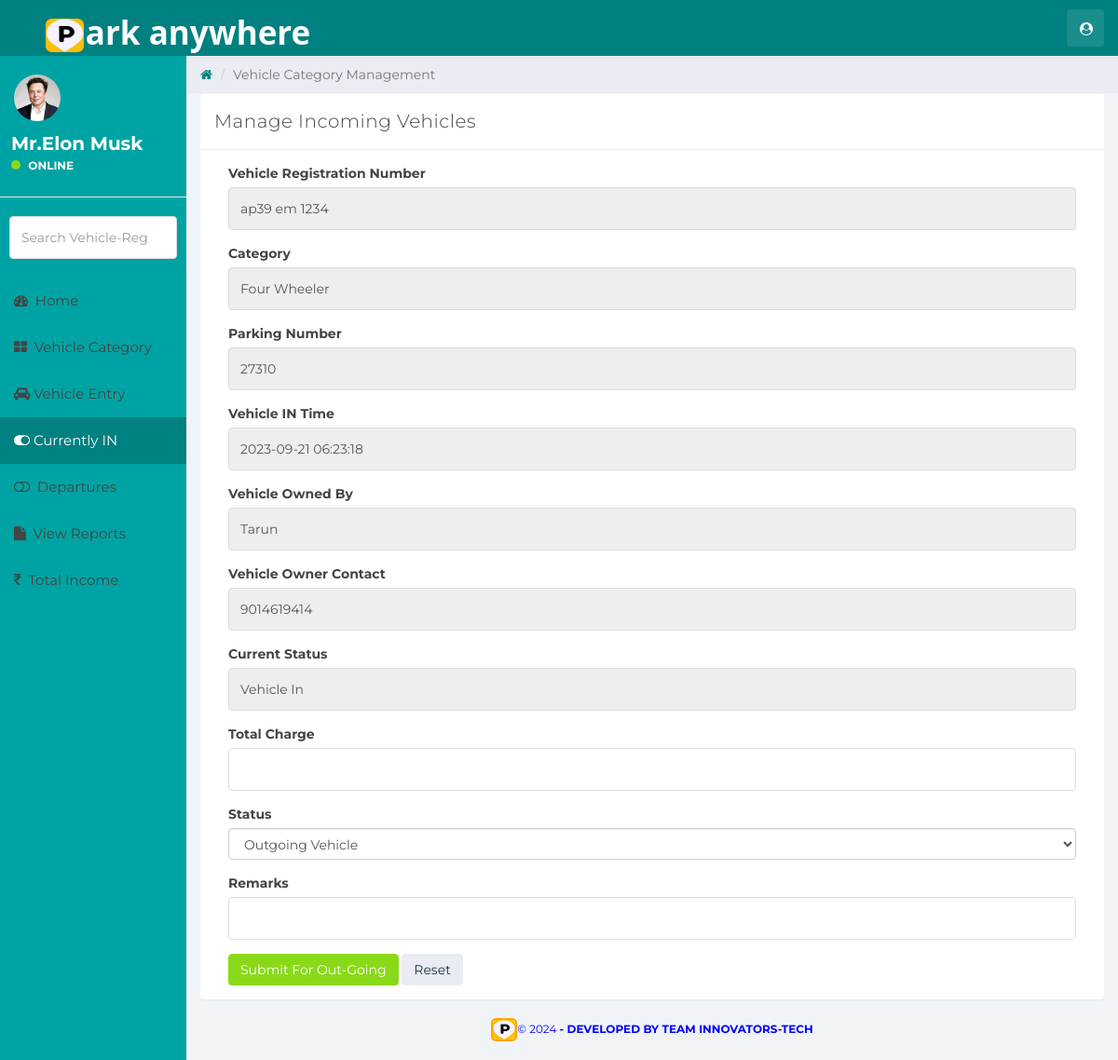
The app's page /update-incomingdetail.php?updateid=28 (signed in) with its own data.
### tables this page shows
CREATE TABLE `vehicle_info` (
  `ID` int(10) NOT NULL,
  `ParkingNumber` varchar(120) DEFAULT NULL,
  `VehicleCategory` varchar(120) NOT NULL,
  `RegistrationNumber` varchar(120) DEFAULT NULL,
  `OwnerName` varchar(120) DEFAULT NULL,
  `OwnerContactNumber` bigint(10) DEFAULT NULL,
  `InTime` timestamp NULL DEFAULT current_timestamp(),
  `OutTime` timestamp NULL DEFAULT NULL ON UPDATE current_timestamp(),
  `ParkingCharge` varchar(120) NOT NULL,
  `Remark` mediumtext NOT NULL,
  `Status` varchar(5) NOT NULL
);

### update-incomingdetail.php (the view, shortened to what this page needs)
<?php
    include('includes/dbconn.php');
    if (strlen($_SESSION['vpmsaid']==0)) {
    header('location:logout.php');
    } else {
?>
<!DOCTYPE html>
<html>
<head>
	<link href="css/bootstrap.min.css" rel="stylesheet">
	<link href="css/font-awesome.min.css" rel="stylesheet">
    <link href="css/datatable.css" rel="stylesheet">
	<link href="css/datepicker3.css" rel="stylesheet">
	<link href="css/styles.css" rel="stylesheet">
</head>
<body>
        <?php include 'includes/navigation.php' ?>
		<?php
		include 'includes/sidebar.php'
		?>
	<div class="col-sm-9 col-sm-offset-3 col-lg-10 col-lg-offset-2 main">
		<div class="row">
			<ol class="breadcrumb">
				<li><a href="dashboard.php">
					<em class="fa fa-home"></em>
				</a></li>
				<li class="active">Vehicle Category Management</li>
			</ol>
		</div>
		<div class="row">
			<div class="col-lg-12">
			</div>
		</div>
		<div class="row">
				<div class="col-lg-12">
					<div class="panel panel-default">
						<div class="panel-heading">Manage Incoming Vehicles</div>
						<div class="panel-body">
                        <div class="col-md-12">
							<form method="POST">
                            <?php
                            $cid=$_GET['updateid'];
                            $ret=mysqli_query($con,"SELECT * from vehicle_info where ID='$cid'");
                            while ($row=mysqli_fetch_array($ret)) {
                            ?>
								<div class="form-group">
									<label>Vehicle Registration Number</label>
									<input type="text" class="form-control" value="<?php  echo $row['RegistrationNumber'];?>" id="catename" name="catename" readonly>
								</div>
                                <div class="form-group">
									<label>Category</label>
									<input type="text" class="form-control" value="<?php  echo $row['VehicleCategory'];?>" id="sdesc" name="sdesc" readonly>
								</div>
                                <div class="form-group">
									<label>Parking Number</label>
									<input type="text" class="form-control" value="<?php  echo $row['ParkingNumber'];?>" id="sdesc" name="sdesc" readonly>
								</div>
                                <div class="form-group">
									<label>Vehicle IN Time</label>
									<input type="text" class="form-control" value="<?php  echo $row['InTime'];?>" id="sdesc" name="sdesc" readonly>
								</div>
                                <div class="form-group">
									<label>Vehicle Owned By</label>
									<input type="text" class="form-control" value="<?php  echo $row['OwnerName'];?>" id="sdesc" name="sdesc" readonly>
								</div>
                                <div class="form-group">
									<label>Vehicle Owner Contact</label>
									<input type="text" class="form-control" value="<?php  echo $row['OwnerContactNumber'];?>" id="sdesc" name="sdesc" readonly>
								</div>
                                <div class="form-group">
									<label>Current Status</label>
									<input type="text" class="form-control" value="<?php if($row['Status']==""){ echo "Vehicle In"; } if($row['Status']=="Out"){echo "Vehicle out";} ;?>" id="sdesc" name="sdesc" readonly>
								</div>
                                <div class="form-group">
									<label>Total Charge</label>
									<input type="number" class="form-control" placeholder="" id="parkingcharge" name="parkingcharge" required>
								</div>
                                <div class="form-group">
									<label>Status</label>
									<select name="status" class="form-control" required="true" >
                                        <option value="Out">Outgoing Vehicle</option>
                                    </select>
								</div>
                                <div class="form-group">
									<label>Remarks</label>
									<input type="text" class="form-control" placeholder="" id="remark" name="remark" required>
								</div>
                        <?php } ?>
									<button type="submit" class="btn btn-success" name="submit-in">Submit For Out-Going</button>
									<button type="reset" class="btn btn-default">Reset</button>
								</div>
						</div>
					</div>
				</div>
</div>
	 <?php include 'includes/footer.php'?>
	</div>
</body>
</html>
<?php }  ?>

### css/styles.css (style rules this page uses)
body { background: #f1f4f7; padding-top: 60px; font-size: 14px; color: #444444; font-family: "Montserrat", "Helvetica Neue", Helvetica, Arial, sans-serif; }
a, a:hover, a:focus { color: #008080; }
input.form-control { border: 1px solid #ddd; box-shadow: none; height: 46px; }
.btn-default, .btn-default:hover, .btn-default:focus, .btn-default:active, .btn-default.active, .open > .dropdown-toggle.btn-default, .btn-default.disabled, .btn-default[disabled], fieldset[disabled] .btn-default, .btn-default.disabled:hover, .btn-default[disabled]:hover, fieldset[disabled] .btn-default:hover, .btn-default.disabled:focus, .btn-default[disabled]:focus, fieldset[disabled] .btn-default:focus, .btn-default.disabled:active, .btn-default[disabled]:active, fieldset[disabled] .btn-default:active, .btn-default.disabled.active, .btn-default[disabled].active, fieldset[disabled] .btn-default.active { background-color: #e9ecf2; border-color: #e9ecf2; color: #1b3548; }
.btn-success, .btn-success:hover, .btn-success:focus, .btn-success:active, .btn-success.active, .open > .dropdown-toggle.btn-success, .btn-success.disabled, .btn-success[disabled], fieldset[disabled] .btn-success, .btn-success.disabled:hover, .btn-success[disabled]:hover, fieldset[disabled] .btn-success:hover, .btn-success.disabled:focus, .btn-success[disabled]:focus, fieldset[disabled] .btn-success:focus, .btn-success.disabled:active, .btn-success[disabled]:active, fieldset[disabled] .btn-success:active, .btn-success.disabled.active, .btn-success[disabled].active, fieldset[disabled] .btn-success.active { background-color: #8ad919; border-color: #8ad919; }
.panel { border: 0; }
.panel-heading { font-size: 20px; font-weight: 300; letter-spacing: 0.025em; height: 60px; line-height: 38px; }
.panel-default .panel-heading { background: #fff; border-bottom: 1px solid #e9ecf2; color: #444444; }
.breadcrumb { border-radius: 0; padding: 10px 15px 10px 15px; background: #e9ecf2; margin: 0; }

### records on screen
vehicle_info: catename "ap39 em 1234", sdesc "Four Wheeler", sdesc "27310", sdesc "2023-09-21 06:23:18", sdesc "Tarun", sdesc "9014619414", sdesc "Vehicle In"
